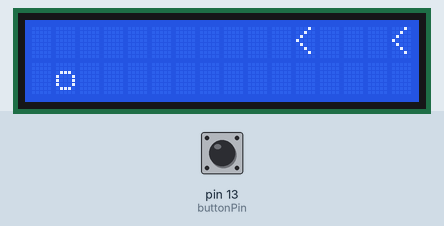
Recording of a sketch running on a simulated Arduino Uno, built with avr-gcc and run on an emulated ATmega328P. Shown: 16×2 character LCD. The test bench sets the inputs (shaded band); at power-on: pin 13 (buttonPin) LOW. Random numbers use the default seed unless the sketch sets one.

Above: at 1.2 s.
1.3 s: pin 13 (buttonPin) pulled HIGH for 3.2 s
At 3.1 s:
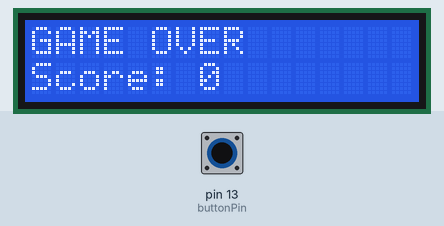
6.0 s: pin 13 (buttonPin) pulled HIGH for 0.15 s
At 6.5 s:
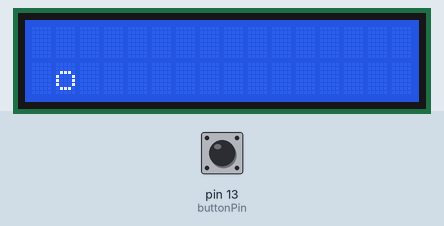
6.7 s: pin 13 (buttonPin) pulled HIGH for 1 s
At 6.81 s:
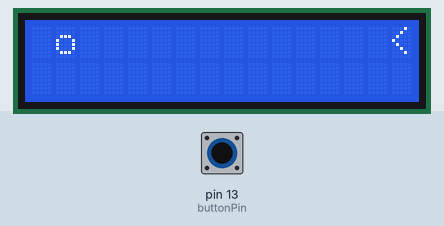
8.3 s: pin 13 (buttonPin) pulled HIGH for 0.15 s
At 8.41 s:
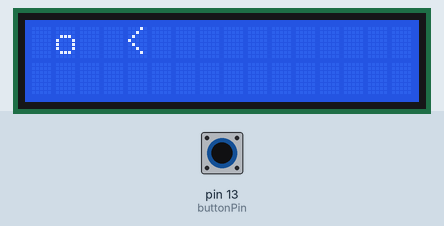
9.0 s: pin 13 (buttonPin) pulled HIGH for 3.2 s
At 10.58 s:
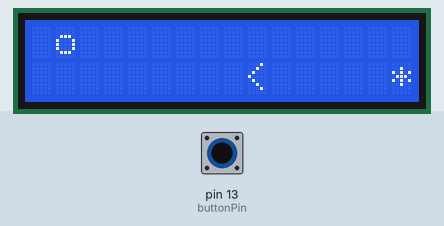
12.8 s: pin 13 (buttonPin) pulsed HIGH 2 times (0.12 s each, 0.3 s apart)
At 13.76 s:
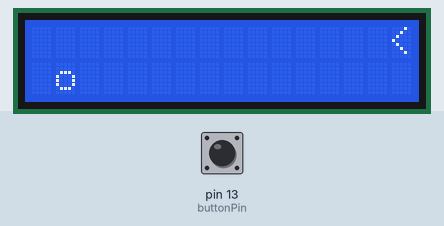

The sketch:

Arduino-LCD-GOTY.ino
```cpp
#include <LiquidCrystal.h>


// functions
void gameOver();
void playerMovement();
void objectMovement(int *objectColumn, int objectRow, int *objectState, int objectID);
bool objectCollision(int *objectColumn, int objectRow, int *objectState);
void objectSpawn(int *objectColumn, int *objectRow, int *objectState, int objectID);


// initialize the library by associating any needed LCD interface pin
// with the arduino pin number it is connected to
const int rs = 12, en = 11, d4 = 5, d5 = 4, d6 = 3, d7 = 2;
LiquidCrystal lcd(rs, en, d4, d5, d6, d7);


// "sprites"
const char player = 'o', spike = '<', clear = ' ', coin = '*';

// game variables
float gameSpeed = 16.6666667;	// 60 fps??? i have no idea lmao
int score = 0;
int objectUpdateCounter = 0, objectUpdateDelay = 8;

// button variables and macros
const int buttonPin = 13;
int buttonState = 0, buttonPrevState = 1;
#define BUTTON_PRESS buttonPrevState == LOW && buttonState == HIGH
#define BUTTON_RELEASE buttonPrevState == HIGH && buttonState == LOW

// player variables
const int playerID = 0;
int playerColumn = 1, playerRow = 1;

// spike variables
const int spikeID = 1;
int spikeDistance = 16, spikeMinDistance = 4;	// needed not to spawn objects too close to each other; see objectSpawn() for more info
int spikeColumn, spikeRow, spikeState = 0;
int spike2Column, spike2Row, spike2State = 0;
int spike3Column, spike3Row, spike3State = 0;

// coin variables
const int coinID = 2;
int coinDistance = 16, coinMinDistance = 2;		// needed not to spawn objects too close to each other; see objectSpawn() for more info
int coinColumn, coinRow, coinState = 0;


void setup() {

	pinMode(buttonPin, INPUT);
	lcd.begin(16, 2);
	lcd.setCursor(1, 1);
	lcd.print(player);

}

void loop() {

	delay(gameSpeed);

	// player position update
	playerMovement();

	// object update, checked every few frames determined by objectUpdateDelay
	if (objectUpdateCounter++ == objectUpdateDelay){

		objectUpdateCounter = 0;

		// object position update
		objectMovement(&spikeColumn, spikeRow, &spikeState, spikeID);
		objectMovement(&spike2Column, spike2Row, &spike2State, spikeID);
		objectMovement(&spike3Column, spike3Row, &spike3State, spikeID);
		objectMovement(&coinColumn, coinRow, &coinState, coinID);
		spikeDistance++;
		coinDistance++;

		// object spawning
		objectSpawn(&spikeColumn, &spikeRow, &spikeState, spikeID);
		objectSpawn(&spike2Column, &spike2Row, &spike2State, spikeID);
		objectSpawn(&spike3Column, &spike3Row, &spike3State, spikeID);
		objectSpawn(&coinColumn, &coinRow, &coinState, coinID);

	}

	// object collision detection
	if (objectCollision(&spikeColumn, spikeRow, &spikeState) || objectCollision(&spike2Column, spike2Row, &spike2State) || objectCollision(&spike3Column, spike3Row, &spike3State))

		gameOver();

	else if (objectCollision(&coinColumn, coinRow, &coinState)){

		lcd.setCursor(playerColumn, playerRow);
		lcd.print(player);
		score+=100;

	}

}


void gameOver(){

	int retry = 0;
	char buffer[17];


	// variable reset
	spikeState = 0;
	spike2State = 0;
	spike3State = 0;
	coinState = 0;
	spikeDistance = 16;
	coinDistance = 16;


	// convert score into a string in order to display it in the LCD
	sprintf(buffer, "Score: %i", score);

	lcd.clear();
	lcd.setCursor(0,0);
	lcd.print("GAME OVER");
	lcd.setCursor(0,1);
	lcd.print(buffer);

	do{		// press the button to retry

		delay(gameSpeed);
		buttonState = digitalRead(buttonPin);
		if (BUTTON_PRESS)
			retry = 1;
		buttonPrevState = buttonState;

	}while (retry == 0);


	// last things to reset
	score = 0;
	lcd.clear();
	lcd.setCursor(1, 1);
	lcd.print(player);

}


void playerMovement(){

	buttonState = digitalRead(buttonPin);

	if (BUTTON_PRESS) {		// jump

		lcd.setCursor(playerColumn, playerRow);
		lcd.print(clear);
		playerRow = 0;
		lcd.setCursor(playerColumn, playerRow);
		lcd.print(player);

	}
	else if (BUTTON_RELEASE) {	// fall

		lcd.setCursor(playerColumn, playerRow);
		lcd.print(clear);
		playerRow = 1;
		lcd.setCursor(playerColumn, playerRow);
		lcd.print(player);

	}

	buttonPrevState = buttonState;		// needed in order to avoid unnecessary player position updates

}


void objectMovement(int *objectColumn, int objectRow, int *objectState, int objectID){

	char sprite;

	switch(objectID){
		case spikeID: sprite = spike; break;
		case coinID: sprite = coin; break;
	}

	if ((*objectState) == 1) {		// the object moves when it's enabled

		lcd.setCursor((*objectColumn), objectRow);
		lcd.print(clear);
		if ((*objectColumn) != 0){		// the object hasn't reached the left edge yet

			lcd.setCursor(--(*objectColumn), objectRow);
			lcd.print(sprite);

		}
		else {		// when the object reaches the left edge, it is disabled and 10 points are added to the score if it was a spike
			(*objectState) = 0;
			if (objectID == spikeID)
				score += 10;
		}

	}

}


bool objectCollision(int *objectColumn, int objectRow, int *objectState){

	bool collision = false;

	if ((*objectColumn) == 1 && objectRow == playerRow){

		collision = true;
		(*objectColumn) = 0;
		(*objectState) = 0;

	}

	return collision;

}


void objectSpawn(int *objectColumn, int *objectRow, int *objectState, int objectID){

	if ( (*objectState) == 0 && random(10) == 0){		// the object has a 1/10 chance to appear and it has to be disabled

		// the following 'if' controls the distance between objects
		if ( (objectID == spikeID && spikeDistance >= spikeMinDistance && coinDistance >= coinMinDistance) || (objectID == coinID && spikeDistance >= coinMinDistance && coinDistance >= coinMinDistance) ){

			(*objectState) = 1;
			(*objectColumn) = 16;
			(*objectRow) = random(2);		// the row is random too

			switch(objectID){
				case spikeID: spikeDistance = 0; break;
				case coinID: coinDistance = 0; break;
			}

		}

	}

}
```

Measured:
- after the input at 6.0 s, the display: changes at once (image 2)
